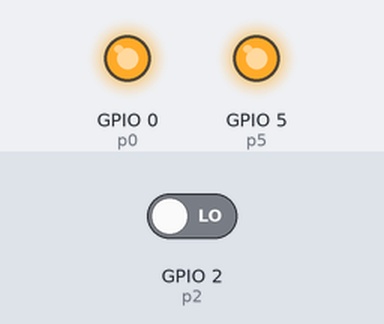
Bench run of a program on a simulated ESP32 board running MicroPython. Parts: output pins drawn as LEDs (lit = HIGH). The inputs (shaded band) are chosen by the test bench; at power-on: GPIO 2 (p2) LOW. What the program prints to the serial console is not drawn. At 0.0 s the program stops and its outputs stay as they are.

Above: at 0.1 s.
Timing chart, 0 to 1.5 s (numbered marks = the images above):
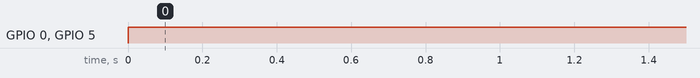

Measured:
- by itself, GPIO 0 (p0), GPIO 5 (p5): LOW → HIGH at 0.00 s

The program:

main.py
```python
from machine import Pin

p0 = Pin(0, Pin.OUT)    # create output pin on GPIO0
p0.on()                 # set pin to "on" (high) level
p0.off()                # set pin to "off" (low) level
p0.value(1)             # set pin to on/high

p2 = Pin(2, Pin.IN)     # create input pin on GPIO2
print(p2.value())       # get value, 0 or 1

p4 = Pin(4, Pin.IN, Pin.PULL_UP) # enable internal pull-up resistor
p5 = Pin(5, Pin.OUT, value=1) # set pin high on creation
```
